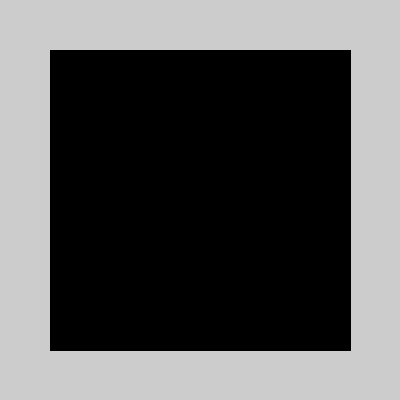
Frame 1 (no input)
Frame 60 (the mouse pressed at the canvas centre just before this capture): identical to frame 1, image omitted
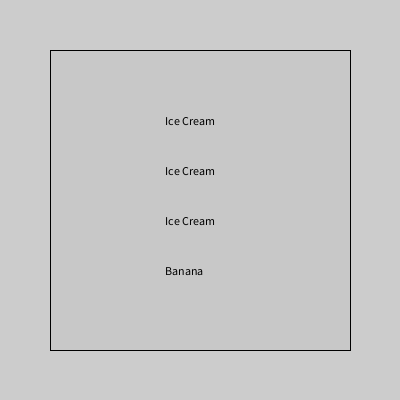
Frame 120 (the mouse held since frame 60 and released just before this capture)

The Processing sketch that drew these frames (run headless with seeded random() and noise(); from frame 60 on, the mouse is pressed at the canvas centre):

// Processing sketch: banana_split
// ── banana_split.pde
void setup(){
size(400,400);


}

void draw(){
fill(mouseX,mouseY,mouseX);
rect(width/2-150,height/2-150,300,300);

fill(0,0,0);

for(int i =0; i<3; i++){
text("Ice Cream", 165,125+ i*50);
}
text("Banana",165,275);
}
